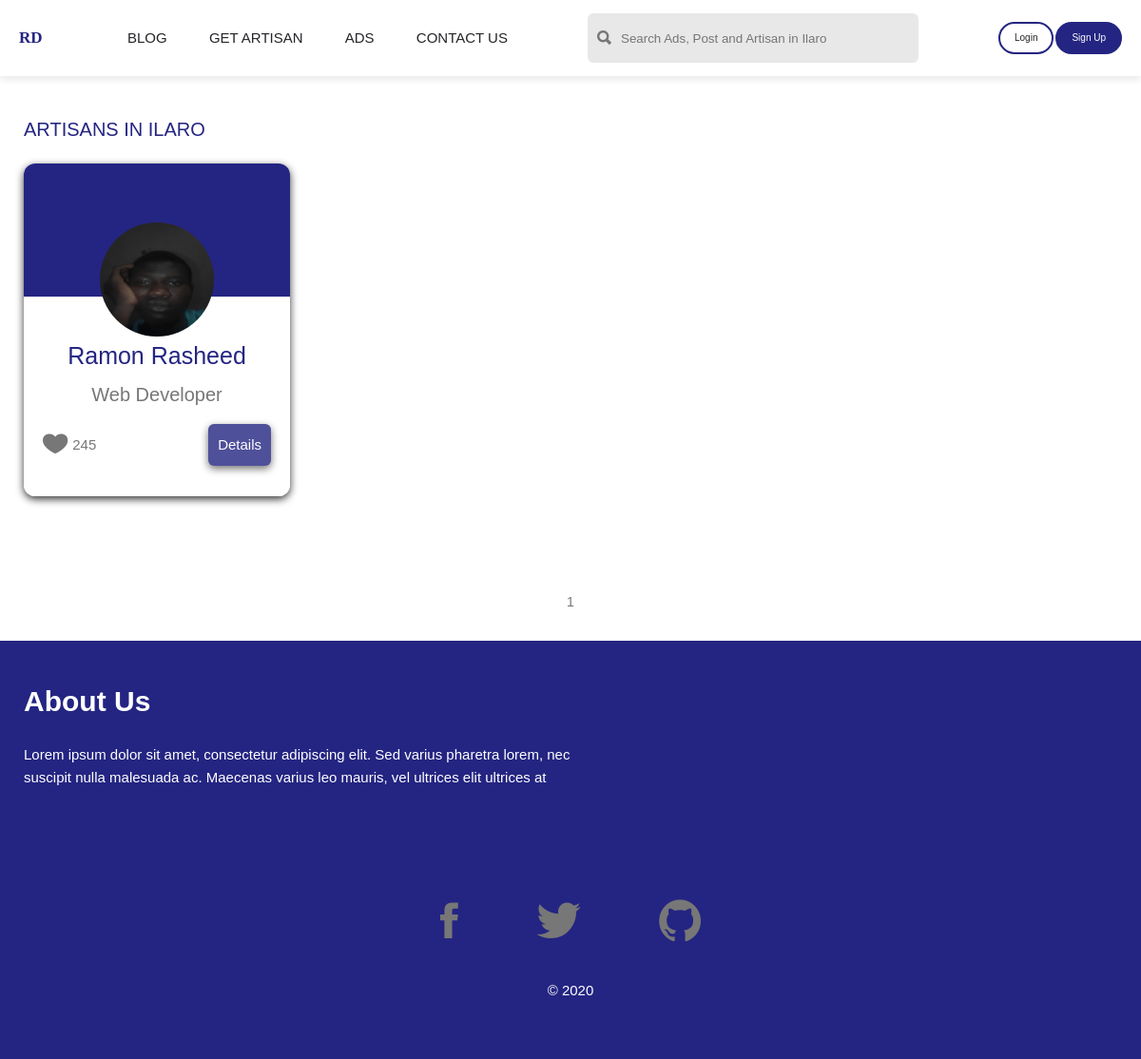
/artisans/, run on an earlier commit of the app's database.
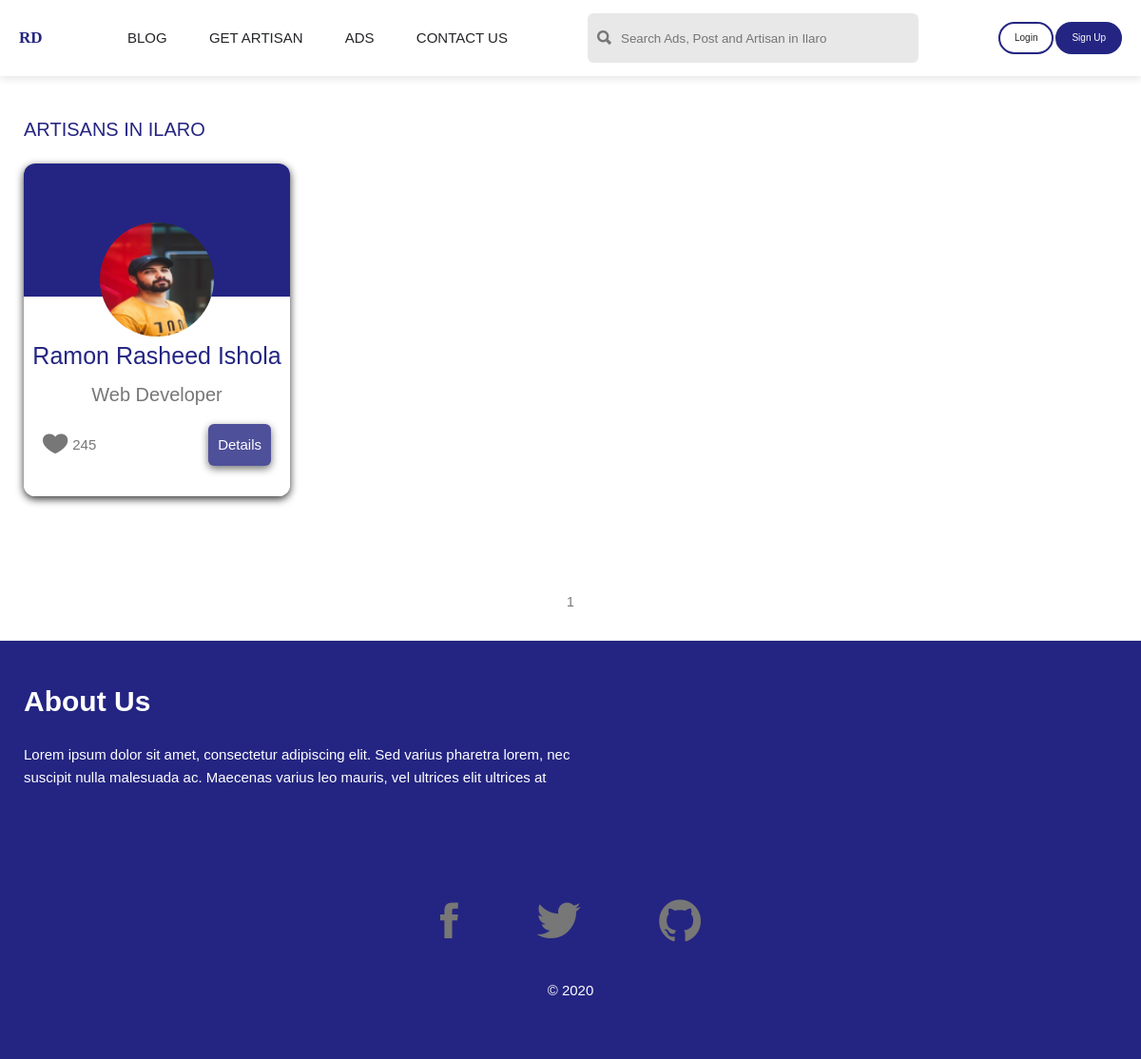
And on a later commit of the database.
### main/models.py (models this page shows, shortened)
class Artisan(models.Model):
    id = models.UUIDField(primary_key=True, default=uuid.uuid4, editable=False)
    user = models.OneToOneField(MyUser, on_delete=models.CASCADE)
    address = models.CharField(max_length=150, default="Ilaro Ogun State")
    about = models.TextField(max_length=1500)
    job = models.CharField(max_length=60)
    rating = models.PositiveIntegerField(default=0, null=True)
    lat = models.CharField(max_length=50, null=True)
    long = models.CharField(max_length=50, null=True)

### myAuth/models.py (models this page shows, shortened)
class MyUser(AbstractBaseUser):
    id = models.UUIDField(primary_key=True, default=uuid.uuid4, editable=False)
    email = models.EmailField(verbose_name="email", max_length=60, unique=True)
    date_joined = models.DateTimeField(
        verbose_name='date joined', auto_now_add=True)
    last_login = models.DateTimeField(verbose_name='last login', auto_now=True)
    is_admin = models.BooleanField(default=False)
    is_active = models.BooleanField(default=True)
    is_staff = models.BooleanField(default=False)
    is_superuser = models.BooleanField(default=False)
    fullname = models.CharField(max_length=60)
    phone = models.PositiveIntegerField()
    photo = models.ImageField(default="default.jpg")
    is_artisan = models.BooleanField(default=False)
    USERNAME_FIELD = 'email'
    REQUIRED_FIELDS = ['fullname', 'phone']
    objects = MyUserManager()

### main/views.py (the view)
# urls.py: path("artisans/", artisan_view, name="artisan"),
def artisan_view(request):
    if request.user.is_authenticated == True:
        qs = Artisan.objects.exclude(user=request.user)
    else:
        qs = Artisan.objects.all()
    data = []
    for art in qs:
        imgs = GalleryImage.objects.filter(artisan=art.id)
        artisans = {"art": art, "images": imgs}
        data.append(artisans)
        paginator = Paginator(data, 4)
        page = request.GET.get('page')
        allart = paginator.get_page(page)
    context = {
        "data": allart,
    }
    return render(request, 'artisan/allart.html', context)

### razboy/middwares.py (called while the page is built)
def open_access_middleware(get_response):
    def middleware(request):
        response = get_response(request)
        response["Access-Control-Allow-Origin"] = "*"
        response["Access-Control-Allow-Headers"] = "*"
        return response
    return middleware

### templates/artisan/allart.html (shortened to what this page needs)
{% extends 'base.html' %}
{% block r %}r{% endblock r %}
{% block content %}
<div class="artisan-container">
    <h3 class="pages-head">
        Artisans in Ilaro
    </h3>
    <div class="row">
        {% for art in data %}
        <div class="art-card">
            <img src="{{ art.art.user.photo.url }}" alt="Person" class="art-img" />
            <div class="card-body">
                <h3 class="title-art">{{ art.art.user.fullname }}</h3>
                <h4 class="title2">{{ art.art.job }}</h4>
            </div>
            <div class="card-bottom">
                <span>
                    <i class="ion-ios-heart icon-likes"></i>
                    <p class="like-num">245</p>
                </span>
                <a class="btn btn-art" href="{% url 'artisan_details' art.art.id %}">Details</a>
            </div>
        </div>
        {% endfor %}
    </div>
</div>
<div class="pagination">
    {% for num in data.paginator.page_range %}
    {% if data.number == num %}
    <strong class="page">{{ num }}</strong>
    {% elif num > data.number|add:'-3' and num < data.number|add:'3'%}
    <a href="?page={{ num }}" class="page">{{ num }}</a>
    {% endif %}
    {% endfor %}
</div>
{% endblock content %}

What changed in the data, as far as the page shows it:
changed through a linked row, Artisan "Web Developer": art.user.photo: a different picture; art.user.fullname "Ramon Rasheed" → "Ramon Rasheed Ishola"
